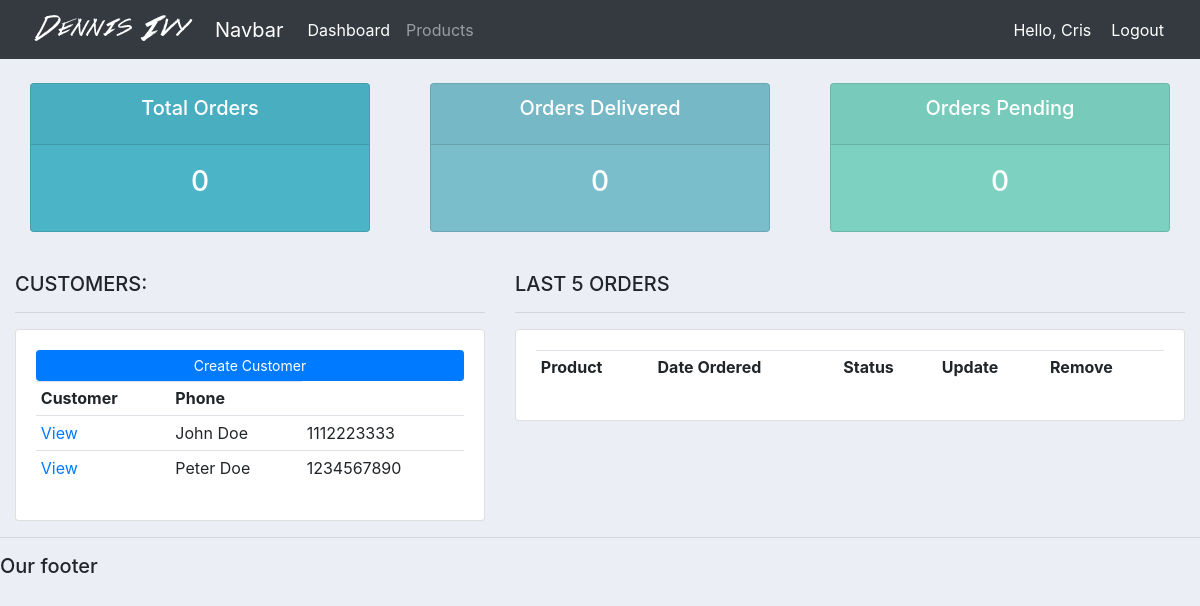
Page / (signed in) on the earlier database version.
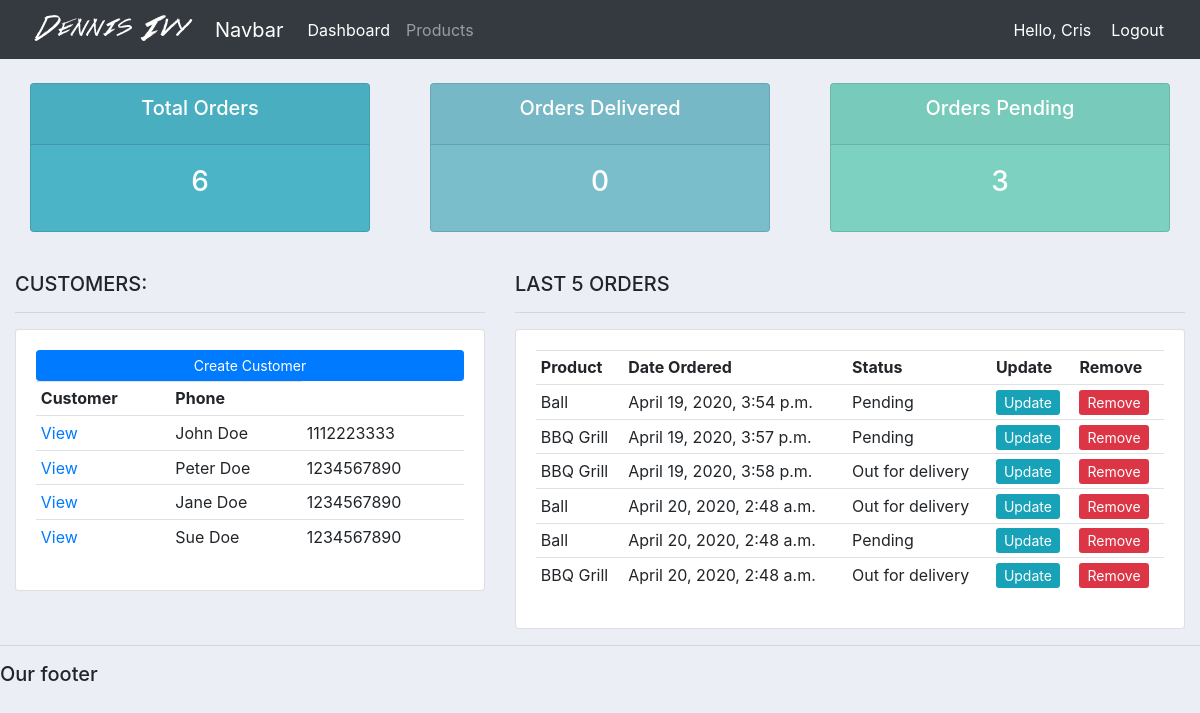
Same page on the later database version.
### accounts/models.py (models this page shows, shortened)
class Customer(models.Model):
    name = models.CharField(max_length=200)
    phone = models.CharField(max_length=200)
    email = models.CharField(max_length=200)
    date_created = models.DateTimeField(auto_now_add=True, null=True)

class Order(models.Model):
    STATUS = (
        ('Pending', 'Pending'),
        ('Out for delivery', 'Out for delivery'),
        ('Delivered', 'Delivered'),
    )
    customer = models.ForeignKey(Customer, null=True, on_delete= models.SET_NULL)
    product = models.ForeignKey(Product, null=True, on_delete=models.SET_NULL)
    date_created = models.DateTimeField(auto_now_add=True, null=True)
    status = models.CharField(max_length=200, null=True, choices=STATUS)
    note = models.CharField(max_length=1000, null=True)

class Product(models.Model):
    CATEGORY = (
        ('Indoor', 'Indoor'),
        ('Out Door', 'Out Door'),
    )
    name = models.CharField(max_length=200, null=True)
    price = models.FloatField(null=True)
    category = models.CharField(max_length=200, null=True, choices=CATEGORY)
    description = models.CharField(max_length=200, null=True, blank=True)
    date_created = models.DateTimeField(auto_now_add=True, null=True)
    tags = models.ManyToManyField(Tag)
    def __str__(self):
        return self.name

### accounts/views.py (the view)
# urls.py: path('', views.home, name="home"),
@login_required(login_url='login')
def home(request):
    orders = Order.objects.all()
    customers = Customer.objects.all()
    total_customers = customers.count()
    total_orders = orders.count()
    delivered = orders.filter(status='Delivered').count()
    pending = orders.filter(status='Pending').count()
    context = {'orders': orders, 'customers': customers,
               'total_orders': total_orders, 'delivered': delivered, 'pending': pending}
    return render(request, 'accounts/dashboard.html', context)

### accounts/templates/accounts/dashboard.html
{%  extends 'accounts/main.html' %}
{% block content %}
{%  include 'accounts/status.html' %}
<br>
<div class="row">
	<div class="col-md-5">
		<h5>CUSTOMERS:</h5>
		<hr>
		<div class="card card-body">
			<a class="btn btn-primary  btn-sm btn-block" href="">Create Customer</a>
			<table class="table table-sm">
				<tr>
					<th>Customer</th>
					<th>Phone</th>
				</tr>
				{% for customer in customers %}
					<tr>
						<td><a href="{% url 'customer' customer.id %}">View</a></td>
						<td>{{customer.name}}</td>
						<td>{{customer.phone}}</td>
					</tr>
				{% endfor %}
			</table>
		</div>
	</div>
	<div class="col-md-7">
		<h5>LAST 5 ORDERS</h5>
		<hr>
		<div class="card card-body">
			<table class="table table-sm">
				<tr>
					<th>Product</th>
					<th>Date Ordered</th>
					<th>Status</th>
					<th>Update</th>
					<th>Remove</th>
				</tr>
				{% for order in orders %}
				<tr>
					<td>{{order.product}}</td>
					<td>{{order.date_created}}</td>
					<td>{{order.status}}</td>
					<td><a class="btn-sm btn-info" href="{% url 'update_order' order.id %}">Update</a></td>
					<td><a class="btn-sm btn-danger" href="{% url 'delete_order' order.id %}"=>Remove</a></td>
				</tr>
			{% endfor %}
			</table>
		</div>
	</div>
</div>
{% endblock %}

### accounts/templates/accounts/main.html (shortened to what this page needs)
{% load static %}
<!DOCTYPE html>
<html>
<head>
	<link rel="stylesheet" href="https://stackpath.bootstrapcdn.com/bootstrap/4.3.1/css/bootstrap.min.css">
    <link rel="stylesheet" type="text/css" href="{% static '/css/main.css' %}" >
</head>
<body>
	{%  include 'accounts/navbar.html' %}
	<div class="container-fluid">
	{% block content %}
	{% endblock %}
    </div>
	<hr>
	<h5>Our footer</h5>
</body>
</html>

### accounts/templates/accounts/navbar.html (shortened to what this page needs)
{% load static %}
<nav class="navbar navbar-expand-lg navbar-dark bg-dark">
  <img src="{% static 'images/logo.png' %}">
    <a class="navbar-brand" href="#">Navbar</a>
    <div class="collapse navbar-collapse" id="navbarNav">
      <ul class="navbar-nav">
        <li class="nav-item active">
          <a class="nav-link" href="{% url 'home' %}">Dashboard</a>
        </li>
        <li class="nav-item">
          <a class="nav-link" href="{% url 'products' %}">Products</a>
        </li>
      </ul>
    </div>
    <span class="hello-msg">Hello, {{request.user}}</span>
    <span><a class="hello-msg" href="{% url 'logout' %}">Logout</a></span>
  </nav>

### accounts/templates/accounts/status.html
<br>
<div class="row">
	<div class="col">
		<div class="col-md">
			<div class="card text-center text-white  mb-3" id="total-orders">
			  	<div class="card-header">
			  		<h5 class="card-title">Total Orders</h5>
			  	</div>
			  	<div class="card-body">
			    	<h3 class="card-title">{{total_orders}}</h3>
			  	</div>
			</div>
		</div>
	</div>
	<div class="col">
		<div class="col-md">
			<div class="card text-center text-white  mb-3" id="orders-delivered">
			  	<div class="card-header">
			  		<h5 class="card-title">Orders Delivered</h5>
			  	</div>
			  	<div class="card-body">
			    	<h3 class="card-title">{{delivered}}</h3>
			  	</div>
			</div>
		</div>
	</div>
	<div class="col">
		<div class="col-md">
			<div class="card text-center text-white  mb-3" id="orders-pending">
			  	<div class="card-header">
			  		<h5 class="card-title">Orders Pending</h5>
			  	</div>
			  	<div class="card-body">
			    	<h3 class="card-title">{{pending}}</h3>
			  	</div>
			</div>
		</div>
	</div>
</div>

### static/css/main.css (style rules this page uses)
body { background-color: #ebeff5; }
#total-orders { background-color: #4cb4c7; }
#orders-delivered { background-color: #7abecc; }
#orders-pending { background-color: #7CD1C0; }

### accounts/templates/accounts/navbar.html (style rules this page uses)
.hello-msg { font-size: 18 px; color: #fff; margin-right: 20px; }

Differences in the rows shown:
added Customer: name "Jane Doe", phone "1234567890"
added Customer: name "Sue Doe", phone "1234567890"
added Order: product "Ball", date_created "April 19, 2020, 3:54 p.m.", status "Pending"
added Order: product "BBQ Grill", date_created "April 19, 2020, 3:57 p.m.", status "Pending"
added Order: product "BBQ Grill", date_created "April 19, 2020, 3:58 p.m.", status "Out for delivery"
added Order: product "Ball", date_created "April 20, 2020, 2:48 a.m.", status "Out for delivery"
added Order: product "Ball", date_created "April 20, 2020, 2:48 a.m.", status "Pending"
added Order: product "BBQ Grill", date_created "April 20, 2020, 2:48 a.m.", status "Out for delivery"
Other differences:
{{ total_orders }}: "0" → "6"
{{ pending }}: "0" → "3"
